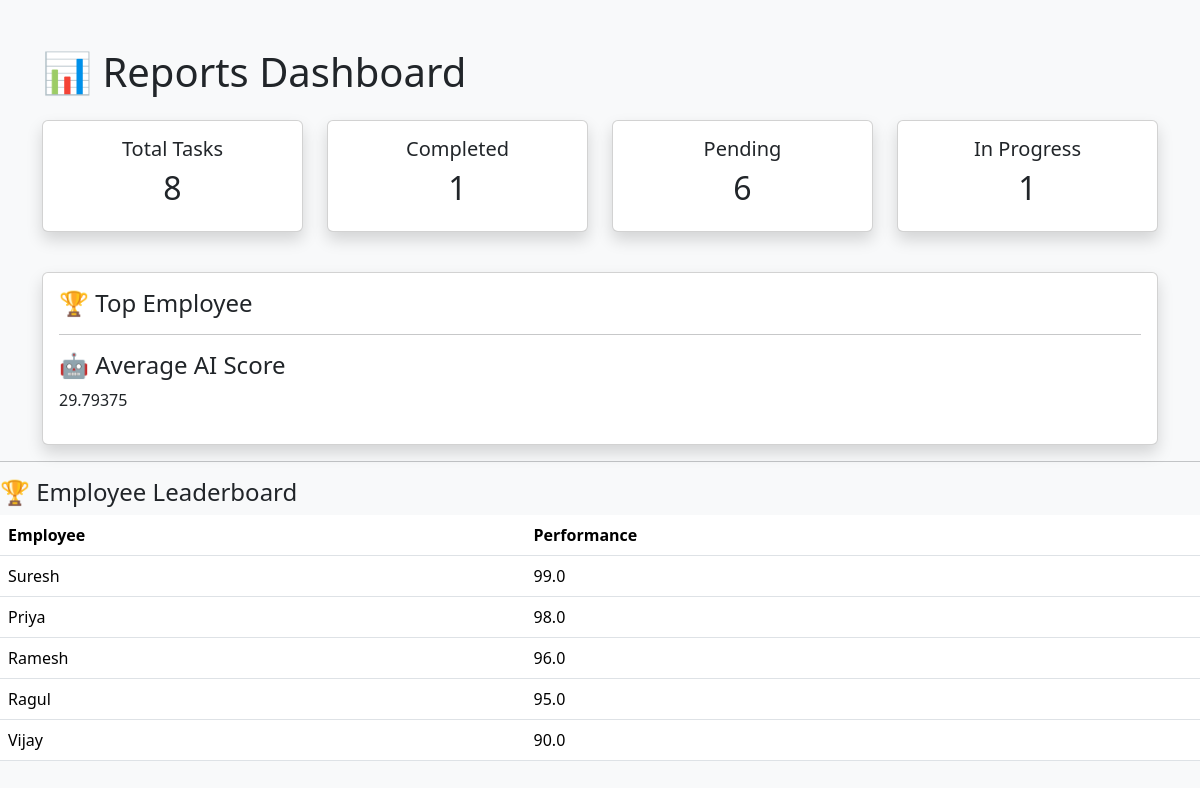
The page /manager/reports/ (signed in) on the database its author committed.
### employees/models.py (models this page shows, shortened)
class Employee(models.Model):
    POSITION_CHOICES = [
        ("Intern", "Intern"),
        ("Junior", "Junior"),
        ("Mid-Level", "Mid-Level"),
        ("Senior", "Senior"),
        ("Team Lead", "Team Lead"),
    ]
    employee_id = models.AutoField(primary_key=True)
    name = models.CharField(max_length=100)
    email = models.EmailField(unique=True)
    password = models.CharField(max_length=255)
    position = models.CharField(
        max_length=20,
        choices=POSITION_CHOICES
    )
    department = models.CharField(max_length=100)
    skills = models.TextField(
        help_text="Example: Python, SQL, React"
    )
    experience = models.IntegerField(default=0)
    performance_score = models.FloatField(default=0)
    current_workload = models.IntegerField(default=0)
    status = models.CharField(
        max_length=20,
        default="Active"
    )
    availability = models.BooleanField(default=True)
    ai_score = models.FloatField(default=0)

### accounts/views.py (the view)
def reports(request):
    if "manager_name" not in request.session:
        return redirect("/manager/login/")
    total_tasks = Task.objects.count()
    completed_tasks = Task.objects.filter(
        status="Completed"
    ).count()
    pending_tasks = Task.objects.filter(
        status="Pending"
    ).count()
    in_progress_tasks = Task.objects.filter(
        status="In Progress"
    ).count()
    average_score = Task.objects.aggregate(
        Avg("assignment_score")
    )["assignment_score__avg"]
    top_employees = Employee.objects.order_by(
    "-performance_score"
    )[:5]
    return render(
        request,
        "accounts/reports.html",
        {
            "total_tasks": total_tasks,
            "completed_tasks": completed_tasks,
            "pending_tasks": pending_tasks,
            "in_progress_tasks": in_progress_tasks,
            "average_score": average_score,
            "top_employees": top_employees
        }
    )

### accounts/templates/accounts/reports.html (shortened to what this page needs)
<!DOCTYPE html>
<html>
<head>
    <link href="https://cdn.jsdelivr.net/npm/bootstrap@5.3.3/dist/css/bootstrap.min.css" rel="stylesheet">
</head>
<body class="bg-light">
<div class="container mt-5">
    <h1 class="mb-4">📊 Reports Dashboard</h1>
    <div class="row">
        <div class="col-md-3 mb-3">
            <div class="card text-center shadow">
                <div class="card-body">
                    <h5>Total Tasks</h5>
                    <h2>{{ total_tasks }}</h2>
                </div>
            </div>
        </div>
        <div class="col-md-3 mb-3">
            <div class="card text-center shadow">
                <div class="card-body">
                    <h5>Completed</h5>
                    <h2>{{ completed_tasks }}</h2>
                </div>
            </div>
        </div>
        <div class="col-md-3 mb-3">
            <div class="card text-center shadow">
                <div class="card-body">
                    <h5>Pending</h5>
                    <h2>{{ pending_tasks }}</h2>
                </div>
            </div>
        </div>
        <div class="col-md-3 mb-3">
            <div class="card text-center shadow">
                <div class="card-body">
                    <h5>In Progress</h5>
                    <h2>{{ in_progress_tasks }}</h2>
                </div>
            </div>
        </div>
    </div>
    <div class="card shadow mt-4">
        <div class="card-body">
            <h4>🏆 Top Employee</h4>
            <hr>
            <h4>🤖 Average AI Score</h4>
            <p>{{ average_score }}</p>
        </div>
    </div>
</div>
<hr>
<h4>🏆 Employee Leaderboard</h4>
<table class="table">
    <tr>
        <th>Employee</th>
        <th>Performance</th>
    </tr>
    {% for emp in top_employees %}
    <tr>
        <td>{{ emp.name }}</td>
        <td>{{ emp.performance_score }}</td>
    </tr>
    {% endfor %}
</table>
</body>
</html>

### rows shown on the page
Employee: name "Suresh", performance_score "99.0"
Employee: name "Priya", performance_score "98.0"
Employee: name "Ramesh", performance_score "96.0"
Employee: name "Ragul", performance_score "95.0"
Employee: name "Vijay", performance_score "90.0"

### other values the page prints
{{ total_tasks }} "8"
{{ completed_tasks }} "1"
{{ pending_tasks }} "6"
{{ in_progress_tasks }} "1"
{{ average_score }} "29.79375"
